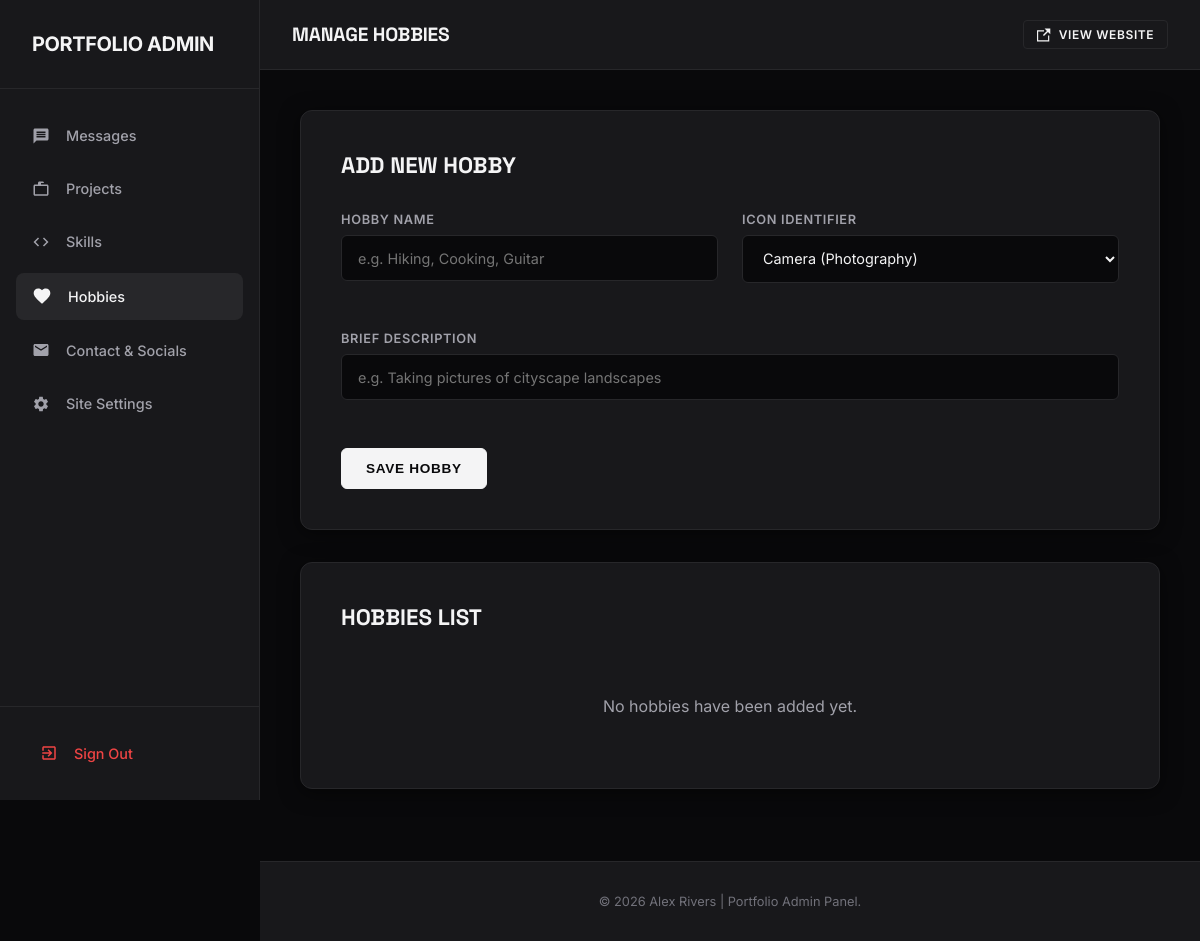
Page /admin/hobbies.php (signed in) on the earlier database version.
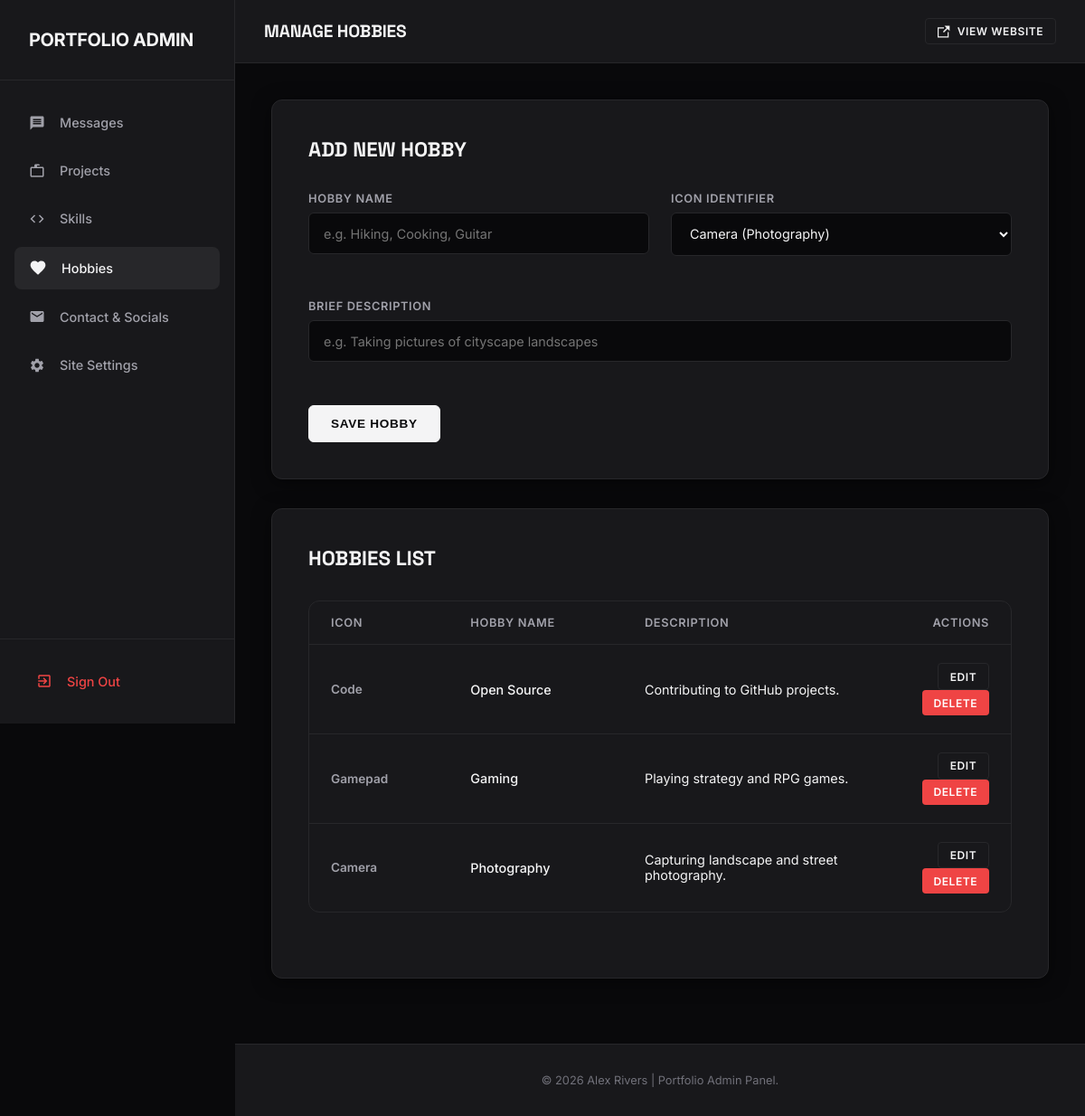
Same page on the later database version.
### tables this page shows
CREATE TABLE IF NOT EXISTS `hobbies` (
    `id` INT AUTO_INCREMENT PRIMARY KEY,
    `name` VARCHAR(100) NOT NULL,
    `icon` VARCHAR(50) NULL,
    `description` VARCHAR(255) NULL
);

### admin/hobbies.php (the view, shortened to what this page needs)
<?php
$page_title = 'Manage Hobbies';
require_once __DIR__ . '/../includes/header.php';
$edit_hobby = null;
$action = isset($_GET['action']) ? $_GET['action'] : 'list';
$hobby_id = isset($_GET['id']) ? intval($_GET['id']) : 0;
$hobbies = [];
try {
    $hobbies = $pdo->query("SELECT * FROM hobbies ORDER BY id DESC")->fetchAll();
} catch (Exception $e) {}
?>
<?php if ($action === 'edit' && $edit_hobby): ?>
    <div class="admin-card">
        <h3 class="card-title">Edit Hobby</h3>
        <form action="hobbies.php?action=edit&id=<?php echo $hobby_id; ?>" method="POST">
            <input type="hidden" name="submit_type" value="edit">
            <div class="form-grid">
                <div class="form-group">
                    <label for="name">Hobby Name</label>
                    <input type="text" id="name" name="name" class="form-control" value="<?php echo htmlspecialchars($edit_hobby['name']); ?>" required>
                </div>
                <div class="form-group">
                    <label for="icon">Icon Identifier</label>
                    <select id="icon" name="icon" class="form-control">
                        <option value="camera" <?php echo $edit_hobby['icon'] === 'camera' ? 'selected' : ''; ?>>Camera (Photography)</option>
                        <option value="gamepad" <?php echo $edit_hobby['icon'] === 'gamepad' ? 'selected' : ''; ?>>Gamepad (Gaming)</option>
                        <option value="code" <?php echo $edit_hobby['icon'] === 'code' ? 'selected' : ''; ?>>Code (Open Source)</option>
                        <option value="book" <?php echo $edit_hobby['icon'] === 'book' ? 'selected' : ''; ?>>Book (Reading)</option>
                        <option value="music" <?php echo $edit_hobby['icon'] === 'music' ? 'selected' : ''; ?>>Music (Playing/Listening)</option>
                        <option value="bike" <?php echo $edit_hobby['icon'] === 'bike' ? 'selected' : ''; ?>>Bicycle (Cycling/Sports)</option>
                        <option value="travel" <?php echo $edit_hobby['icon'] === 'travel' ? 'selected' : ''; ?>>Globe (Travel)</option>
                        <option value="heart" <?php echo $edit_hobby['icon'] === 'heart' ? 'selected' : ''; ?>>Heart (Other)</option>
                    </select>
                </div>
                <div class="form-group full-width">
                    <label for="description">Brief Description</label>
                    <input type="text" id="description" name="description" class="form-control" value="<?php echo htmlspecialchars($edit_hobby['description']); ?>" required>
                </div>
            </div>
            <div style="margin-top: 2rem; display: flex; gap: 1rem;">
                <button type="submit" class="btn btn-primary">Update Hobby</button>
                <a href="hobbies.php" class="btn btn-secondary">Cancel</a>
            </div>
        </form>
    </div>
<?php else: ?>
    <div class="admin-card">
        <h3 class="card-title">Add New Hobby</h3>
        <form action="hobbies.php" method="POST">
            <div class="form-grid">
                <div class="form-group">
                    <label for="name">Hobby Name</label>
                    <input type="text" id="name" name="name" class="form-control" placeholder="e.g. Hiking, Cooking, Guitar" required>
                </div>
                <div class="form-group">
                    <label for="icon">Icon Identifier</label>
                    <select id="icon" name="icon" class="form-control">
                        <option value="camera">Camera (Photography)</option>
                    </select>
                </div>
                <div class="form-group full-width">
                    <label for="description">Brief Description</label>
                    <input type="text" id="description" name="description" class="form-control" placeholder="e.g. Taking pictures of cityscape landscapes" required>
                </div>
            </div>
            <button type="submit" class="btn btn-primary" style="margin-top: 1.5rem;">Save Hobby</button>
        </form>
    </div>
    <div class="admin-card">
        <h3 class="card-title">Hobbies List</h3>
        <?php if (!empty($hobbies)): ?>
            <div class="table-responsive">
                <table class="admin-table">
                    <thead>
                        <tr>
                            <th style="width: 20%;">Icon</th>
                            <th style="width: 25%;">Hobby Name</th>
                            <th style="width: 40%;">Description</th>
                            <th style="width: 15%; text-align: right;">Actions</th>
                        </tr>
                    </thead>
                    <tbody>
                        <?php foreach ($hobbies as $hb): ?>
                            <tr>
                                <td style="text-transform: capitalize; font-weight: 600; font-size: 0.85rem; color: var(--text-secondary);">
                                    <?php echo htmlspecialchars($hb['icon']); ?>
                                </td>
                                <td style="font-weight: 500;"><?php echo htmlspecialchars($hb['name']); ?></td>
                                <td><?php echo htmlspecialchars($hb['description']); ?></td>
                                <td style="text-align: right;">
                                    <a href="hobbies.php?action=edit&id=<?php echo $hb['id']; ?>" class="btn btn-secondary btn-sm">Edit</a>
                                    <a href="hobbies.php?action=delete&id=<?php echo $hb['id']; ?>" class="btn btn-danger btn-sm confirm-delete" data-confirm-message="Are you sure you want to delete this hobby?">Delete</a>
                                </td>
                            </tr>
                        <?php endforeach; ?>
                    </tbody>
                </table>
            </div>
        <?php else: ?>
            <div style="text-align: center; padding: 2rem; color: var(--text-secondary);">
                <p>No hobbies have been added yet.</p>
            </div>
        <?php endif; ?>
    </div>
<?php endif; ?>
<?php
require_once __DIR__ . '/../includes/footer.php';
?>

### includes/header.php (shortened to what this page needs)
<?php
require_once __DIR__ . '/../config/database.php';
$admin_settings = [];
try {
    $stmt = $pdo->query("SELECT setting_key, setting_value FROM settings");
    while ($row = $stmt->fetch()) {
        $admin_settings[$row['setting_key']] = $row['setting_value'];
    }
} catch (Exception $e) {}
$site_name = $admin_settings['site_name'] ?? 'Alex Rivers | Portfolio';
$site_theme = $_SESSION['admin_theme'] ?? $admin_settings['default_theme'] ?? 'dark';
?>
<!DOCTYPE html>
<html lang="en" data-theme="<?php echo htmlspecialchars($site_theme); ?>">
<head>
    <link rel="stylesheet" href="../assets/css/admin.css">
</head>
<body class="<?php echo isset($is_login_page) ? 'login-body' : ''; ?>">
<?php if (!isset($is_login_page)): ?>
    <?php require_once __DIR__ . '/sidebar.php'; ?>
    <div class="admin-main">
        <header class="admin-header">
            <div style="display: flex; align-items: center;">
                <h2 class="header-title"><?php echo isset($page_title) ? htmlspecialchars($page_title) : 'Dashboard'; ?></h2>
            </div>
            <div class="header-actions">
                <a href="../" target="_blank" class="btn btn-secondary btn-sm" style="display: flex; align-items: center; gap: 0.5rem;">
                    <svg viewBox="0 0 24 24" style="width: 14px; height: 14px; fill: currentColor;">
                        <path d="M21 13v10h-21v-19h12v2h-10v15h17v-8h2zm3-12h-10.988l4.035 4-6.914 7 1.786 1.8 6.913-7 3.968 4v-9.8z"/>
                    </svg>
                    View Website
                </a>
            </div>
        </header>
        <div class="admin-container">
<?php endif; ?>

### includes/sidebar.php (shortened to what this page needs)
<?php
$current_page = basename($_SERVER['PHP_SELF']);
?>
<aside class="admin-sidebar" id="admin-sidebar">
    <div class="sidebar-brand">
        <span>PORTFOLIO ADMIN</span>
    </div>
    <nav class="sidebar-menu">
        <li>
            <a href="dashboard.php" class="sidebar-link <?php echo $current_page === 'dashboard.php' ? 'active' : ''; ?>">
                <svg viewBox="0 0 24 24">
                    <path d="M20 2H4c-1.1 0-1.99.9-1.99 2L2 22l4-4h14c1.1 0 2-.9 2-2V4c0-1.1-.9-2-2-2zm-2 12H6v-2h12v2zm0-3H6V9h12v2zm0-3H6V6h12v2z"/>
                </svg>
                Messages
            </a>
        </li>
        <li>
            <a href="projects.php" class="sidebar-link <?php echo $current_page === 'projects.php' ? 'active' : ''; ?>">
                <svg viewBox="0 0 24 24">
                    <path d="M20 6h-4V4c0-1.11-.89-2-2-2h-4c-1.11 0-2 .89-2 2v2H4c-1.11 0-1.99.89-1.99 2L2 19c0 1.11.89 2 2 2h16c1.11 0 2-.89 2-2V8c0-1.11-.89-2-2-2zm-8-2h4v2h-4V4zm8 15H4V8h16v11z"/>
                </svg>
                Projects
            </a>
        </li>
        <li>
            <a href="skills.php" class="sidebar-link <?php echo $current_page === 'skills.php' ? 'active' : ''; ?>">
                <svg viewBox="0 0 24 24">
                    <path d="M9.4 16.6L4.8 12l4.6-4.6L8 6l-6 6 6 6 1.4-1.4zm5.2 0l4.6-4.6-4.6-4.6L16 6l6 6-6 6-1.4-1.4z"/>
                </svg>
                Skills
            </a>
        </li>
        <li>
            <a href="hobbies.php" class="sidebar-link <?php echo $current_page === 'hobbies.php' ? 'active' : ''; ?>">
                <svg viewBox="0 0 24 24" style="fill: currentColor; width: 20px; height: 20px;">
                    <path d="M12 21.35l-1.45-1.32C5.4 15.36 2 12.28 2 8.5 2 5.42 4.42 3 7.5 3c1.74 0 3.41.81 4.5 2.09C13.09 3.81 14.76 3 16.5 3 19.58 3 22 5.42 22 8.5c0 3.78-3.4 6.86-8.55 11.54L12 21.35z"/>
                </svg>
                Hobbies
            </a>
        </li>
        <li>
            <a href="contact_social.php" class="sidebar-link <?php echo $current_page === 'contact_social.php' ? 'active' : ''; ?>">
                <svg viewBox="0 0 24 24">
                    <path d="M20 4H4c-1.1 0-1.99.9-1.99 2L2 18c0 1.1.9 2 2 2h16c1.1 0 2-.9 2-2V6c0-1.1-.9-2-2-2zm0 4l-8 5-8-5V6l8 5 8-5v2z"/>
                </svg>
                Contact & Socials
            </a>
        </li>
        <li>
            <a href="settings.php" class="sidebar-link <?php echo $current_page === 'settings.php' ? 'active' : ''; ?>">
                Site Settings
            </a>
        </li>
    </nav>
    <div class="sidebar-footer">
        <a href="logout.php" class="sidebar-link" style="color: var(--danger);">
            <svg viewBox="0 0 24 24">
                <path d="M10.09 15.59L11.5 17l5-5-5-5-1.41 1.41L12.67 11H3v2h9.67l-2.58 2.59zM19 3H5c-1.11 0-2 .9-2 2v4h2V5h14v14H5v-4H3v4c0 1.1.89 2 2 2h14c1.1 0 2-.9 2-2V5c0-1.1-.9-2-2-2z"/>
            </svg>
            Sign Out
        </a>
    </div>
</aside>

### includes/footer.php (shortened to what this page needs)
<?php if (!isset($is_login_page)): ?>
        </div>
        <footer style="margin-top: auto; padding: 2rem 2.5rem; border-top: 1px solid var(--border); background: var(--bg-sec); text-align: center; font-size: 0.8rem; color: var(--text-muted);">
            &copy; <?php echo date('Y'); ?> <?php echo htmlspecialchars($site_name); ?> Admin Panel.
        </footer>
    </div>
<?php endif; ?>
</body>
</html>

Differences in the rows shown:
added hobbies: icon "Code", name "Open Source", description "Contributing to GitHub projects."
added hobbies: icon "Gamepad", name "Gaming", description "Playing strategy and RPG games."
added hobbies: icon "Camera", name "Photography", description "Capturing landscape and street photography."
Other differences:
text no longer shown: "No hobbies have been added yet."
text now shown: "ICON HOBBY NAME DESCRIPTION ACTIONS"
